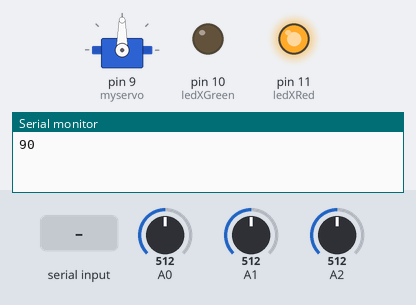
Recording of a sketch running on a simulated Arduino Uno, built with avr-gcc and run on an emulated ATmega328P. Shown: servo, output pins drawn as LEDs (lit = HIGH), the last lines printed to the serial monitor. The test bench sets the inputs (shaded band); at power-on: A0 = 512, A1 = 512, A2 = 512.

Above: at 1.2 s.
1.3 s: "1" received over Serial
At 2.5 s:
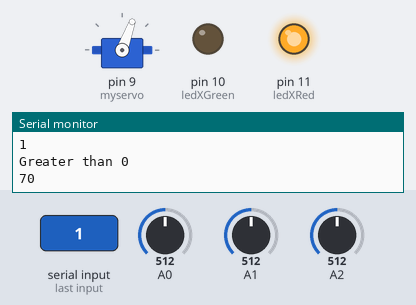
2.8 s: A0 set to 368
4.3 s: A0 set to 349
At 5.5 s:
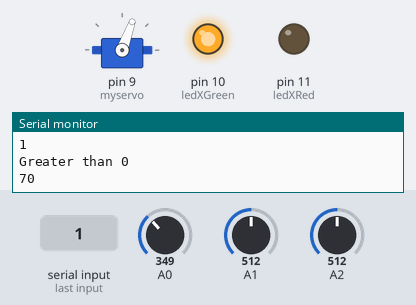
5.8 s: "0" received over Serial
At 7.0 s:
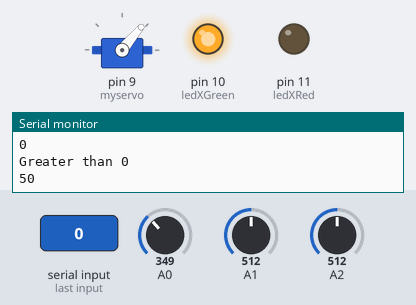
7.3 s: "2" received over Serial
At 8.3 s:
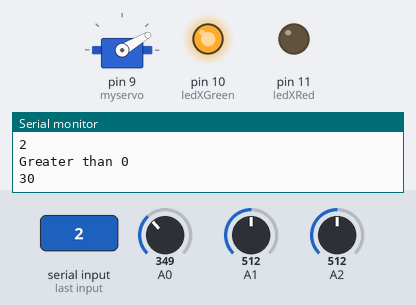
8.8 s: A0 set to 330
At 10.2 s:
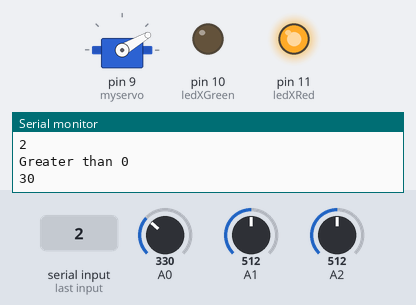
Timing chart, 0 to 11.3 s (numbered marks = the images above; inputs shaded):
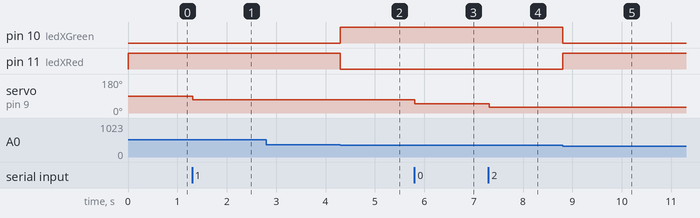

The sketch:

HoverBoat.ino
```cpp
// (licence header left out)
#include <Servo.h> //  DON'T NOT CHANGE THIS LIBRARY IS ESSIENTIAL

Servo myservo;  // create servo object to control a servo
int pos;       // variable to store the servo position - NOTE - this can only be 0 to 180.
String serialCommand; // variable to hold incoming string

// Here you can change your EXPECTED serial input string or add more
String left = "L";
String right = "R";
String center = "C";

// variables for accelerometer
int xRead, yRead, zRead;

// define type for leds to be used with accelerometer CAN BE CHANGED TO MATCH YOUR INPUTS/OUTPUTS
int ledXGreen = 10, ledXRed = 11;

void setup()
{
  Serial.begin(9600); // open serial port and declare the Baud Rate
  myservo.attach(9); // Note that in Arduino 0016 and earlier, the Servo library supports only servos on only two pins: 9 and 10
  Serial.println(myservo.read()); // for debugging to see intial postition of servo should be between 88-93

  // for accelerometer level indicators
  pinMode(ledXGreen, OUTPUT);
  pinMode(ledXRed, OUTPUT);

}

/* CODE RUNS FOREVER
   Calls functions sequentially
*/
void loop()
{

  accelerometer(); // clear this comment if you wish to use the accelerometer
  equilibrium(); // visual indication if level
  serialListener(); // calls the serialListener function to pass incoming data to be used in moveCommand
  moveCommand(); // calls moveCommand and processes the data from serialListener to control the servo(s)
  serialCommand = ""; //  clears string ready for next input
}

/* The SerialListener function
   DON'T CHANGE THE FUNCTION
   Uses a while loop with the condition Serial.available() is true when something is in the buffer.
   Buffer can take 64 Bytes.
   Could this work for Speech?
*/
void serialListener()
{
  while (Serial.available())
  {
    delay(10);
    char c = Serial.read();// reading the string sent by google voice
    //delay(10); //  adds buffer to catcher whole data.
    if (c == '#')
    {
      break; // will terminate the while loop
    }
    serialCommand += c;
    Serial.println(serialCommand); // for Debugging to show what was communicated to the serial port
  }
}

/* The moveCommand function
   You are encouraged to change this by adding more functionality and fine tuning, for instance try different angles.
   When the function is called the first if statement checks the serialCommand length which must be greater than zero
   The imbedded *if* statements check for the content of the string, left, right or centre then initiates a change in position.
*/
void moveCommand()
{
  pos = myservo.read();
  if (serialCommand.length() > 0)
  {
    Serial.println("Greater than 0");
    //Serial.println(pos);
    if (serialCommand.indexOf(left)) // turn servo left
    {
      if (pos != 0) // servos can't go lower 0 degrees
      {
        pos -= 20;
        myservo.write(pos);  // sets the servos position
        Serial.println(pos); //for debugging
      }
    }
    else if (serialCommand.indexOf(right)) // turn servo right
    {
      if (pos != 180) // servos can't go greater than 180  degrees
      {
        pos += 20;
        myservo.write(pos); // sets the servos position
        Serial.println(pos); //for debugging
      }
    }
    else if (serialCommand.indexOf(center)) // centres the servo
    {
      pos = 90;
      myservo.write(pos); // sets the servos position
      Serial.println(pos); //for debugging
    }
  }
}
/*The accelerometer function is not mandatory.
   You can use this function if you feel up for a challenge
*/
void accelerometer()
{
  //CAN CHANGE THE PINS
  //Reads the analog values from the accelerometer
  xRead = analogRead(A0);
  yRead = analogRead(A1);
  zRead = analogRead(A2);

  /*IF YOU ARE UP FOR CHALLENGE CAN YOU USE THE CODE BELOW
    the code below is converts the ADC values to angle in degrees,
    you'll then need to setup equilibrium function to be more/less receptive
    to the values.
  */
  /*
    //The minimum and maximum values that came from
    //the accelerometer while standing still in my case
    //YOU MAY NEED TO CHANGE THESE VALUES
    int minVal = 265;
    int maxVal = 402;

    //DON'T CHANGE
    //Convert read values to degrees -90 t'o 90 - Needed for atan2
    int xAng = map(xRead, minVal, maxVal, -90, 90);
    int yAng = map(yRead, minVal, maxVal, -90, 90);
    int zAng = map(zRead, minVal, maxVal, -90, 90);

    //DON'T CHANGE
    //Caculates 360deg values like: atan2(-yAng, -zAng)
    //atan2 outputs the value of -π to π (radians)
    //We are then converting the radians to degrees
    float rad2Deg = 57.3249;
    xRead = rad2Deg * (atan2(-yAng, -zAng) + PI);
    yRead = rad2Deg * (atan2(-xAng, -zAng) + PI);
    zRead = rad2Deg * (atan2(-yAng, -xAng) + PI);
  */

 /* //Output the caculations, you can comment out these lines after DEBUGGING

  Serial.print("x: ");

  Serial.print(xRead);
  Serial.print(" | y: ");
  Serial.print(yRead);
  Serial.print(" | z: ");
  Serial.println(zRead);

  delay(200); // slows down the serial print for ease of viewing
 */
}

void equilibrium()
{
  /* The space below is for you to try and use the led indicators to display if you are level
     use xRead, yRead and zRead and implement a switch or if statement to set the digitalWrite( var, HIGH/LOW )
     xRead is done as example, don't forget to calibrate your values
  */

  //XPLANE
  if (xRead >= 340 && xRead <= 360)
  {
    digitalWrite(ledXGreen, HIGH);
    digitalWrite(ledXRed, LOW);
  }
  else if (xRead < 340  || xRead > 360)
  {
    digitalWrite(ledXRed, HIGH);
    digitalWrite(ledXGreen, LOW);
  }
  //YPLANE
  //ZPLANE
}
```

Measured:
- the behaviour switches between 361 and 360 on A0 (found by bisection; images 1 and 2)
- after the input at 1.3 s, servo on pin 9 (myservo): 90° → 70° at once
- after the input at 2.8 s, every drawn part: stays the same
- after the input at 4.3 s, pin 10 (ledXGreen): LOW → HIGH at once; pin 11 (ledXRed): HIGH → LOW at once
- after the input at 5.8 s, servo on pin 9 (myservo): 70° → 50° at once
- after the input at 7.3 s, servo on pin 9 (myservo): 50° → 30° at once
- after the input at 8.8 s, pin 10 (ledXGreen): HIGH → LOW at once; pin 11 (ledXRed): LOW → HIGH at once
